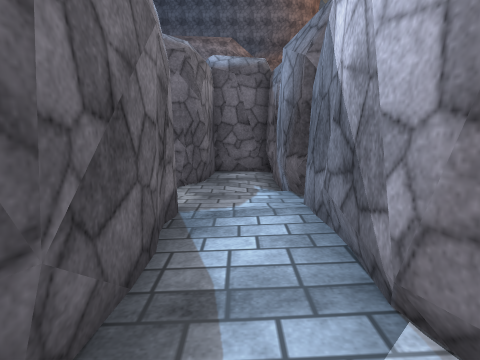
view 1 (above)

21 first-person views from a walk through a 3-D level made in the Unity game engine. The camera is 1.3 m above the floor, tilts 10° down and sees 75° across. The floor is counted in squares, 1 m on a side. Each view is taken from the middle of a square. On the plan, view 1 faces up. The plan holds only what a view shows up to about 14 squares ahead; the rest is blank. The place goes on beyond the plan. Surface patterns are stand-ins for the level's own textures.

view 2
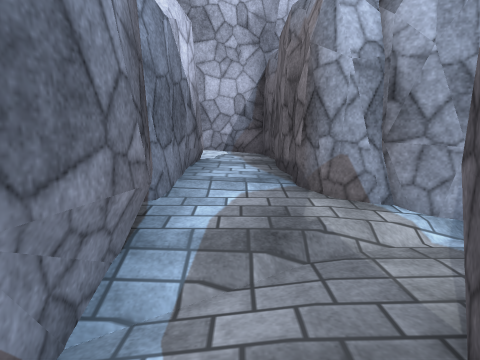

view 3
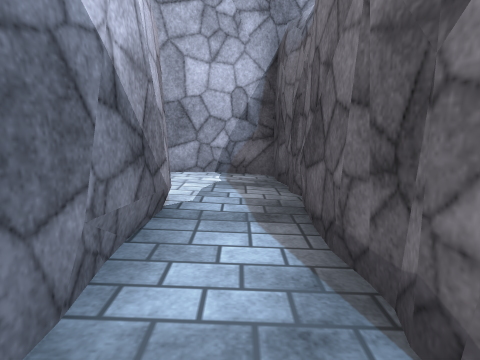

view 4
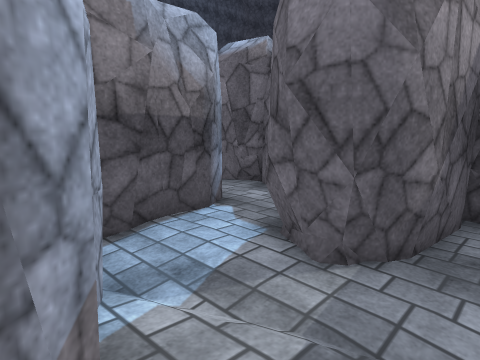

view 5
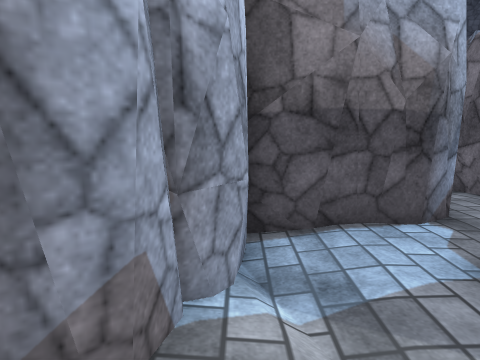

view 6
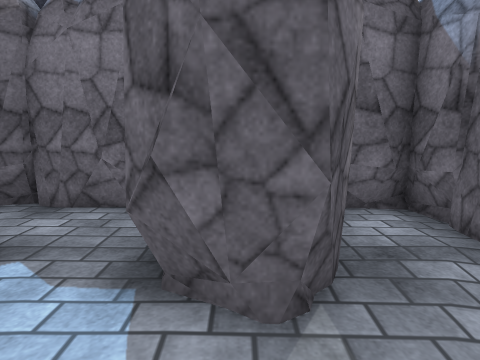

view 7
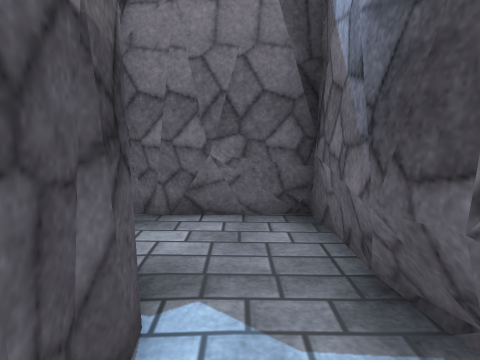

view 8
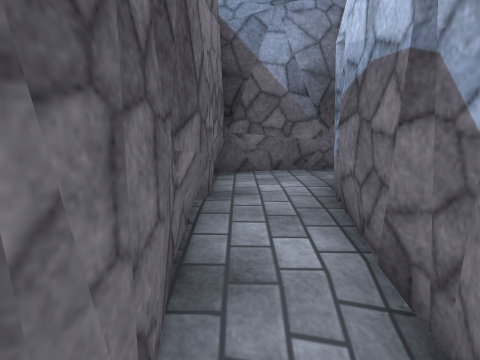

view 9
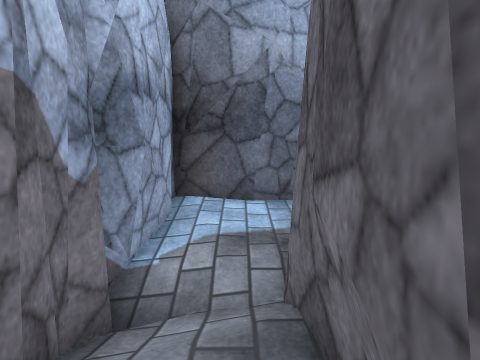

view 10
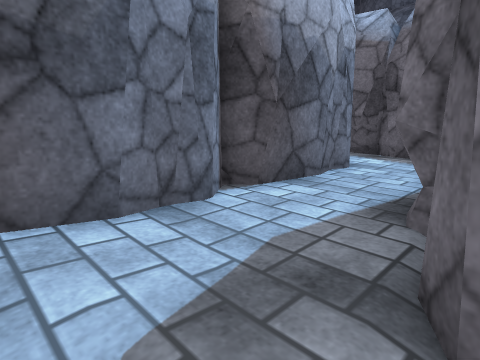

view 11
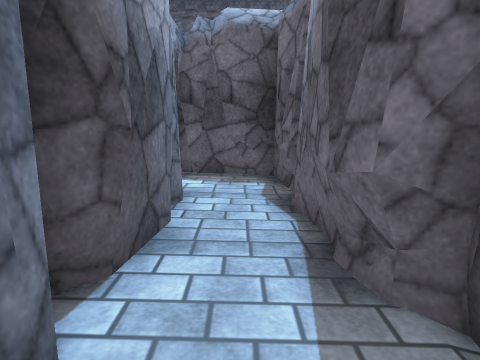

view 12
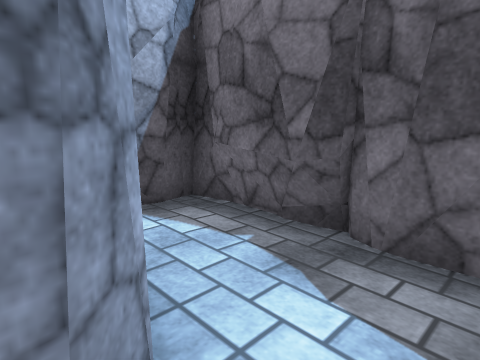

view 13
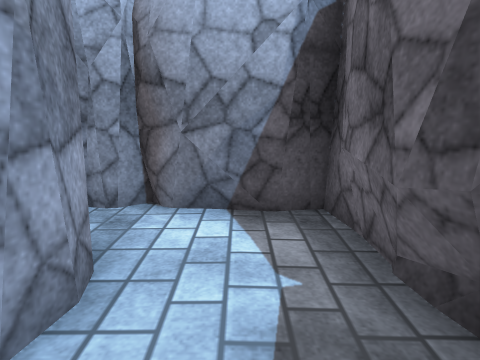

view 14
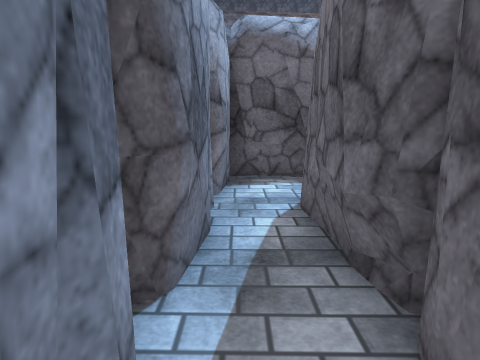

view 15
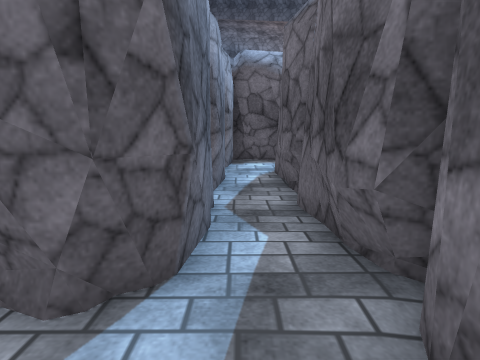

view 16
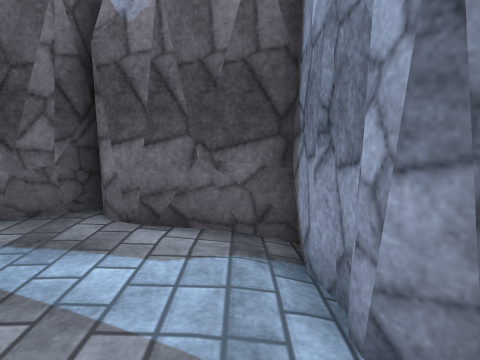

view 17
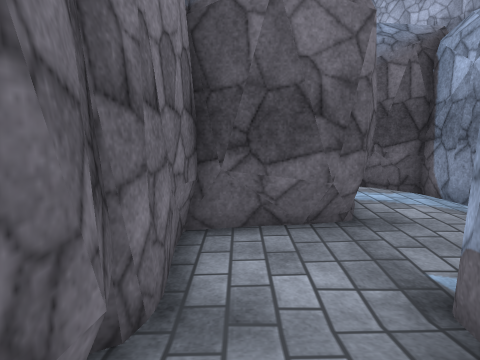

view 18
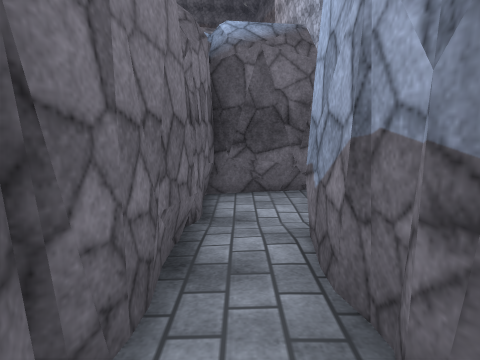

view 19
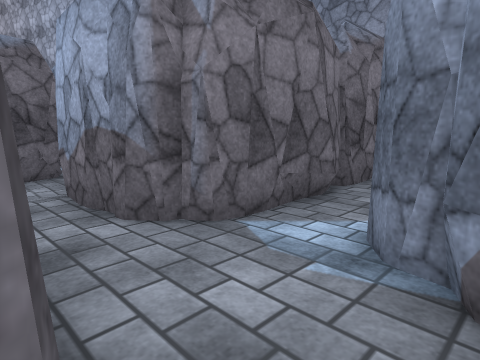

view 20
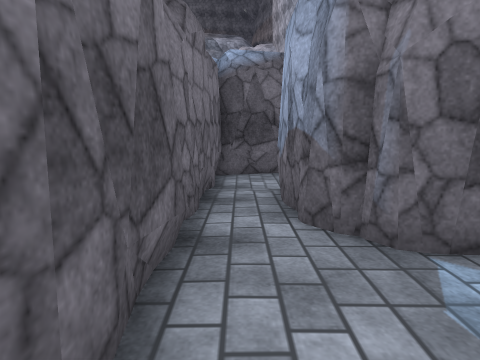

view 21
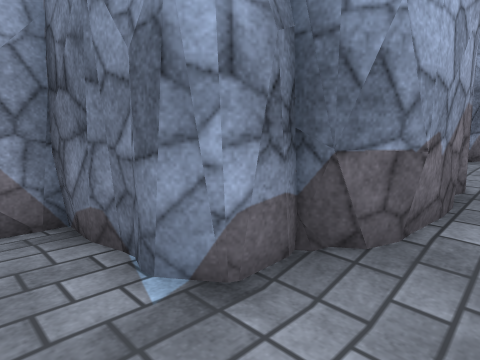

### Floor plan
Key: @ floor where view 1 was taken; # wall or solid block; . main floor; : floor 0.25 m higher than the main floor; - floor 0.25 m lower than the main floor; / step, stairs or slope.
Columns run from 28 left of view 1 to 2 right of it. Each row starts with its distance up from view 1.
 20                #
 19              ######
 18             ##----#
 17             #-----#
 16             #-###-#
 15             #-###-#
 14             #-###-#
 13             #-###-##
 12 :############-###--###########
 11 :::::::....##.###--//-...###-#
 10 #:::####...##.#####/###..###.#
  9 ##:##  ##..##..#  ### ##.###.#
  8   :#    ##....##       #..#.-#
  7   :#     #....#        #...//#
  6   :#     ######        ###.::#
  5    #                     ###:#
  4    #                       #:#
  3                            #:#
  2                            #:#
  1                            #:#
  0                            #@:
 -1                            #::#
 -2                            ####

Positions as (right, up) in squares from view 1, and headings:
1: (0, 0), facing up
2: (0, 10), facing down
3: (0, 6), facing down
4: (0, 5), facing up-left
5: (0, 6), facing left
6: (-2, 6), facing up
7: (-4, 7), facing up
8: (-10, 11), facing right
9: (-6, 11), facing left
10: (-9, 10), facing up-left
11: (-11, 11), facing up
12: (-11, 16), facing up-left
13: (-11, 18), facing left
14: (-15, 11), facing up
15: (-15, 7), facing up
16: (-18, 7), facing right
17: (-22, 11), facing right
18: (-25, 11), facing right
19: (-28, 12), facing down-right
20: (-28, 11), facing right
21: (-18, 11), facing down-left
